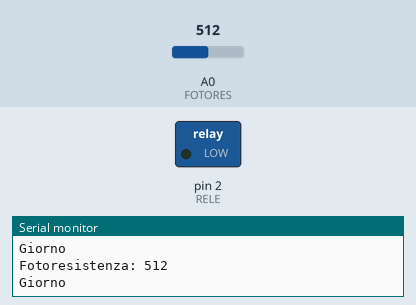
This sketch was run on a simulated Arduino Uno, built with avr-gcc and run on an emulated ATmega328P. Shown: switched loads named in the sketch (green lamp = pin HIGH), the last lines printed to the serial monitor. The inputs (shaded band) are chosen by the test bench; at power-on: A0 (FOTORES) = 512.

Above: at 1.8 s.
1.9 s: A0 (FOTORES) set to 469
3.4 s: A0 (FOTORES) set to 439
At 4.3 s:
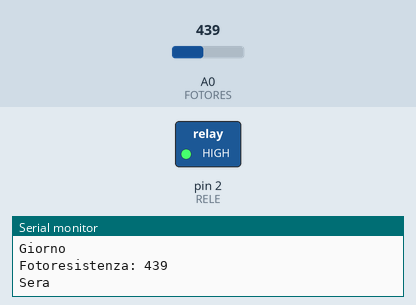
5.5 s: A0 (FOTORES) set to 511
At 7.1 s:
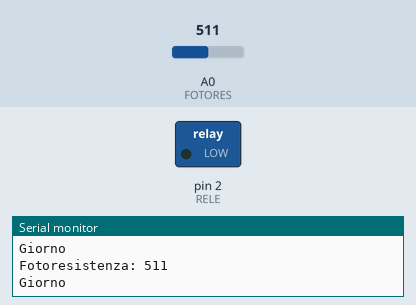
7.5 s: A0 (FOTORES) set to 306
At 8.6 s:
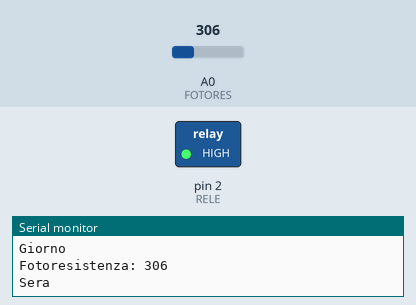
Timing chart, 0 to 10.5 s (numbered marks = the images above; inputs shaded):
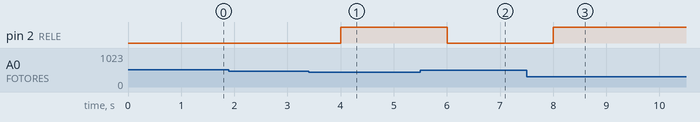

The sketch:

Progetto_09.pde
```cpp
/*
Crepuscolare. Attivazione Relè quando la luminosità scende al di sotto di un valore impostato.
*/


long Luce = 450;
long Val = 0;
const int FOTORES = 0;    //Pulsante ON/OFF
const int RELE =  2;  //Relè


void setup()
{
  pinMode(RELE, OUTPUT);  //Impostazione PIN come uscita
  pinMode(FOTORES, INPUT);  //Impostazione PIN come ingresso
  //Set porta seriale
  Serial.begin(9600);
  Serial.println("System Startup");
}


void loop()
{
  Val=analogRead(FOTORES);
  //Visualizzazione su seriale del valore analogico della fotoresistenza
  Serial.print("Fotoresistenza: ");
  Serial.println(Val);
  if (Val<=Luce)  //Se il valore della fotoresistenza è inferiore di quello desiderato per la luce, si attiva il relè
  {
    digitalWrite(RELE,HIGH);
    Serial.println("Sera");
  }
  else
  {
    digitalWrite(RELE,LOW);
    Serial.println("Giorno");
  }
  delay(1000);
}
```

Measured:
- the behaviour switches between 451 and 450 on A0 (FOTORES) (found by bisection; images 0 and 1)
- after the input at 3.4 s, pin 2 (RELE): LOW → HIGH after 0.60 s
- after the input at 5.5 s, pin 2 (RELE): HIGH → LOW after 0.50 s
- after the input at 7.5 s, pin 2 (RELE): LOW → HIGH after 0.50 s
